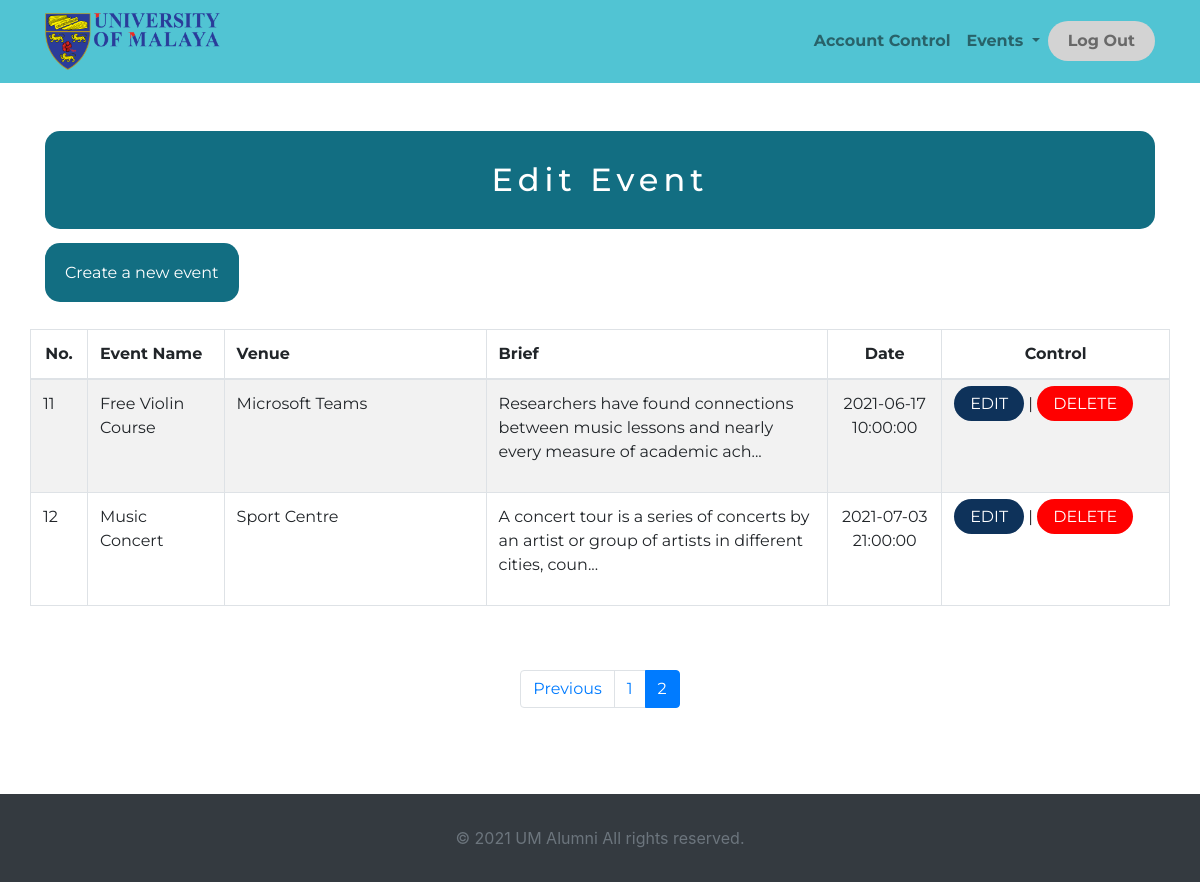
Screenshot of /edit_event.php?page=2 (signed in) with the database file from the repository.
### tables this page shows
CREATE TABLE `events` (
  `id` int(10) UNSIGNED NOT NULL,
  `name` varchar(100) NOT NULL,
  `image_url` varchar(100) NOT NULL,
  `content` text NOT NULL,
  `start_at` datetime NOT NULL,
  `end_at` datetime NOT NULL,
  `venue_id` int(10) UNSIGNED NOT NULL,
  `admin_id` int(10) UNSIGNED NOT NULL
);

CREATE TABLE `venues` (
  `id` int(10) UNSIGNED NOT NULL,
  `venue` varchar(100) NOT NULL
);

### edit_event.php (the view, shortened to what this page needs)
<?php
include_once("include/config.php");
$results_per_page = 10;
$number_of_result = $conn->query('SELECT count(*) from events')->fetchColumn();
$number_of_page = ceil ($number_of_result / $results_per_page);
if (!isset ($_GET['page']) ) {
    $page = 1;
} else {
    $page = $_GET['page'];
}
$num=1 + (10 * ($page-1));
$current_page = $page;
$page_first_result = ($page-1) * $results_per_page;
?>
<!DOCTYPE html>
<html lang="en">
    <head>
        <link rel="stylesheet" href="https://cdn.jsdelivr.net/npm/bootstrap@4.6.0/dist/css/bootstrap.min.css">
        <link rel="stylesheet" href="https://cdnjs.cloudflare.com/ajax/libs/twitter-bootstrap/4.1.3/css/bootstrap.min.css">
        <link rel="stylesheet" href="https://cdnjs.cloudflare.com/ajax/libs/ionicons/2.0.1/css/ionicons.min.css">
        <link rel="stylesheet" href="styles/admin.css">
        <link rel="stylesheet" href="styles/page_error.css">
        <link rel="stylesheet" href="styles/custom_alert.css">
        <link rel="stylesheet" href="https://cdnjs.cloudflare.com/ajax/libs/font-awesome/5.15.3/css/all.min.css"/>
    </head>
<body class="d-flex flex-column h-100 ">
    <?php include_once("adminnavigation.php"); ?>
    <main >
        <?php if(!isset($_SESSION['logged_in'])) { ?>
            <div class="error_container">
                <h1><i style="color:red;" class="fas fa-exclamation-triangle"></i> Access Denied!</h1>
                <p>
                    Please <a style = "color: black" href="signin.php">Sign in</a> first to access the page.
                </p>
            </div>
        <?php } else{ ?>
        <div class="container pt-5">
            <h2 class="banner-back">Edit Event</h2>
        </div>
        <div class="container py-4 ">
                <a href="add_event.php" class="banner-sm-btn">Create a new event</a>
        </div>
        <div class="table-responsive">
            <table class="table table-striped table-hover table-bordered container" id="mainTable">
                <thead>
                    <tr>
                        <th style="width:5%" class="text-center">No.</th>
                        <th style="width:12%">Event Name</th>
                        <th style="width:23%">Venue</th>
                        <th style="width:30%">Brief</th>
                        <th style="width:10%" class="text-center">Date</th>
                        <th style="width:20%" class="text-center">Control</th>
                    </tr>
                </thead>
                <tbody id="myTable">
                    <?php
                        try {
                            $query = "SELECT * FROM events, venues WHERE venues.id = events.venue_id order by events.id asc
                                    LIMIT " . $page_first_result . ',' . $results_per_page;
                            $stmt = $conn->query($query);
                            if($stmt != 0) {
                                while($res = $stmt->fetch()) {
                                    if(strlen($res['content']) > 100){
                                        $subb = substr($res['content'], 0, 100) . "...";
                                    }else{
                                        $subb = substr($res['content'], 0, 100);
                                    }
                                    echo "<tr>";
                                    echo "<td>".$num."</td>";
                                    $num +=1 ;
                                    echo "<td>".$res['name']."</td>";
                                    echo "<td>".$res['venue']."</td>";
                                    echo "<td>".$subb."</td>";
                                    echo "<td class=\"text-center\">".$res['start_at']."</td>";
                                    echo "<td><a class=\"edit-btn\" href=\"edit_event2.php?id=$res[0]\">Edit</a> | <a class=\"deny-btn\" href=\"edit_event.php?id=$res[0]&condition=delete\">Delete</a></td>";
                                }
                            }
                        } catch (PDOException $e) {
                            echo "Error: ".$e->getMessage();
                        }
                    ?>
                </tbody>
                </table>
        </div>
        <nav aria-label="Page navigation">
                        <ul class="pagination justify-content-center mt-5">
                        <?php if($page > 1) {
                            echo '<li class="page-item"><a class="page-link" href = "edit_event.php?page=' . $current_page - 1 . '" tabindex="-1">Previous</a></li>';
                        }
                        for($page = 1; $page<= $number_of_page; $page++) {
                            if($page == $current_page) {
                                echo '<li class="page-item active"><a class="page-link" href = "edit_event.php?page=' . $page . '">' . $page . ' <span class="sr-only">(current)</span></a></li>';
                            } else {
                                echo '<li class="page-item"><a class="page-link" href = "edit_event.php?page=' . $page . '">' . $page . ' </a></li>';
                            }
                        }
                        ?>
                        </ul>
                </nav>
        <?php } ?>
    </main>
    <footer id="footer" class="mt-auto">
        <div class="bg-dark py-4">
            <div class="container text-center">
                <p class="text-muted mb-0 py-2">&copy; <script>document.write(new Date().getFullYear())</script> UM Alumni All rights reserved.</p>
            </div>
        </div>
    </footer>
</body>
</html>

### styles/admin.css (style rules this page uses)
main { font-family: 'Montserrat', sans-serif; }
a { color: #ffffff; }
table { margin: 20px; }
body { margin-bottom: 100px; height: 100%; }
footer { padding-top: 70px; height: 0px; }
.banner-back { padding: 30px; background-color: #126e82; text-align: center; color: white; border-radius: 15px; letter-spacing: 5px; }
.banner-sm-btn { padding: 20px; background-color: #126e82; color: white; text-align: center; border-radius: 15px; }
.deny-btn { background-color: red; color: white; padding: 0.5em 1em; text-decoration: none; text-transform: uppercase; border-radius: 40px; }
.edit-btn { background-color: rgb(14, 50, 90); color: white; padding: 0.5em 1em; text-decoration: none; text-transform: uppercase; border-radius: 40px; }

### rows the page displays
events: name "Free Violin Course", venue.venue "Microsoft Teams", content "Researchers have found connections between music lessons and nearly every measure of academic ach...", start_at "2021-06-17 10:00:00"
events: name "Music Concert", venue.venue "Sport Centre", content "A concert tour is a series of concerts by an artist or group of artists in different cities, coun...", start_at "2021-07-03 21:00:00"
